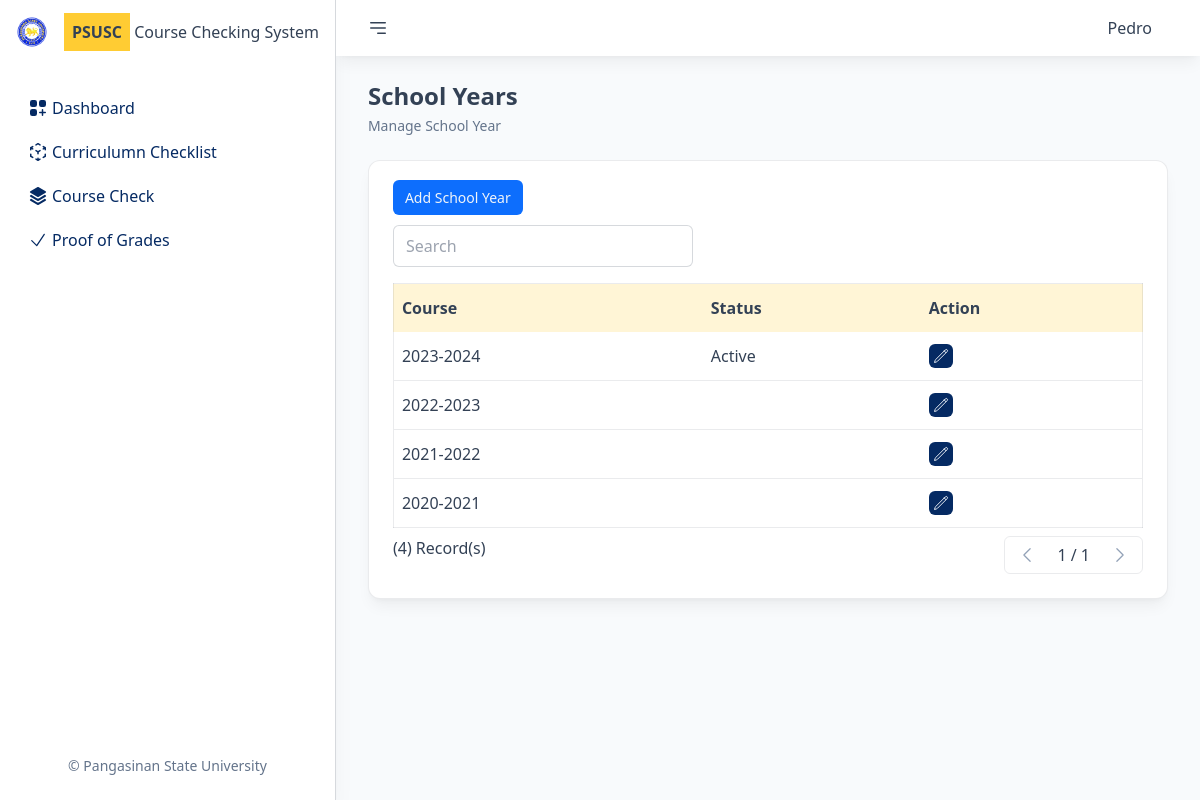
Screenshot of /schoolyears (signed in) with the database file from the repository.
### tables this page shows
CREATE TABLE `students` (
  `id` int(11) NOT NULL,
  `studNo` varchar(50) NOT NULL,
  `fname` varchar(150) NOT NULL,
  `lname` varchar(150) NOT NULL,
  `mname` varchar(150) NOT NULL,
  `email` varchar(150) NOT NULL,
  `courseId` int(11) NOT NULL,
  `currId` int(11) NOT NULL,
  `password` varchar(150) NOT NULL
);

CREATE TABLE `schoolyears` (
  `id` int(11) NOT NULL,
  `schoolyear` varchar(50) NOT NULL,
  `status` varchar(50) NOT NULL
);

### index.php (called while the page is built, shortened)
<?php
Route::contentToRender();

### Models/Student.php (called while the page is built, shortened)
<?php
class Student extends Model
{
    protected $fname;
    public function __construct($id, $studNo, $fname, $lname, $mname, $email, $courseId, $currId, $password)
    {
        $this->fname = $fname;
    }
    public function getFname()
    {
        return $this->fname;
    }
    public static function getById($value)
    {
        $m = Model::getInstance();
        $data = NULL;
        $r = $m->getOne('students', 'id', $value);
        if ($r) {
            $data = new Student(...$r);
        }
        return $data;
    }
}

### Models/Model.php (called while the page is built, shortened)
<?php
class Model
{
    private static $instance;
    private $conn;
    public static function getInstance()
    {
        if (!self::$instance) {
            self::$instance = new Model();
        }
        return self::$instance;
    }
    private function connect()
    {
        if (!$this->conn) {
            try {
                $this->conn = new \PDO("mysql:host=" . SERVER . ";dbname=" . DB_NAME . "", USERNAME, PASSWORD);
                $this->conn->setAttribute(\PDO::ATTR_ERRMODE, \PDO::ERRMODE_EXCEPTION);
            } catch (\PDOException $e) {
                throw new \PDOException("Database connection error: " . $e->getMessage());
            }
        }
    }
    protected function executeQuery($query, $params = array())
    {
        try {
            $stmt  = $this->conn->prepare($query);
            $stmt->execute($params);
            $lastInsertId = $this->conn->lastInsertId();
            $result = new \stdClass();
            $result->stmt = $stmt;
            $result->lastInsertId = $lastInsertId;
            return $result;
        } catch (\PDOException $e) {
            return $e->getMessage();
        }
    }
    public function getOne($table, $field, $id)
    {
        try {
            $stmt = $this->executeQuery("SELECT * FROM $table WHERE $field=:id", array(':id' => $id));
            return $stmt->stmt->fetch(\PDO::FETCH_ASSOC);
        } catch (\PDOException $e) {
            return $e->getMessage();
        }
    }
}

### Controllers/Controller.php (called while the page is built, shortened)
<?php
class Controller
{
    public static function usersData($id)
    {
        if ($_SESSION['user_type'] != "Student") {
            return User::getById($id);
        } else {
            return Student::getById($id);
        }
    }
}

### Models/Schoolyear.php (called while the page is built, shortened)
<?php
class Schoolyear extends Model
{
    protected $id;
    protected $schoolyear;
    protected $status;
    public function __construct($id, $schoolyear, $status)
    {
        $this->id = $id;
        $this->schoolyear = $schoolyear;
        $this->status = $status;
    }
    public function getId()
    {
        return $this->id;
    }
    public function getSchoolyear()
    {
        return $this->schoolyear;
    }
    public function getStatus()
    {
        return $this->status;
    }
    public static function getAll()
    {
        $m = Model::getInstance();
        $list = [];
        $r = $m->executeQuery('SELECT * FROM schoolyears ORDER BY schoolyear desc');
        if ($r) {
            $r = $r->stmt->fetchAll(\PDO::FETCH_ASSOC);
            foreach ($r as $v) {
                $data = new Schoolyear(...$v);
                $list[] = $data;
            }
        }
        return $list;
    }
}

### public/pages/schoolyear/schoolyearview.php (the view, shortened to what this page needs)
<?php
require_once(TEMPLATE_PATH . "/header.php");
require_once(TEMPLATE_PATH . "/nav.php");
?>
<div class="px-8">
    <div class="bg-white p-6 rounded-xl shadow-lg shadow-black/5 border border-slate-700/10">
        <div class="mb-4">
            <a href="#" data-remote="/schoolyears/create" data-size="w-full md:w-2/5 lg:w-1/5" class="pop px-3 py-2 text-sm bg-brand hover:bg-brand-dark rounded-md text-slate-100 transition-all">Add School Year</a>
        </div>
        <div class="flex flex-row items-center justify-between mb-4">
            <div class="w-full md:w-2/5">
                <input type="search" class="px-3 py-2 w-full rounded-md border border-slate-700/20 focus:outline-none  focus:ring ring-brand-light ring-offset-2" name="searchInput" id="searchInput" placeholder="Search">
            </div>
        </div>
        <div class="">
            <table class="w-full border border-slate-700/10 mb-2" id="dataTable">
                <thead>
                    <tr class="bg-accent/20 text-left ">
                        <th class="px-2 py-3">Course</th>
                        <th class="px-2 py-3">Status</th>
                        <th class=" px-2 py-3">Action</th>
                    </tr>
                </thead>
                <tbody class="divide-y divide-slate-700/10 " id="tableBody">
                    <?php
                    foreach ($schoolyears as $sy) :
                    ?>
                        <tr class="transition-all">
                            <td class="px-2 py-3"><?= $sy->getSchoolyear() ?></td>
                            <td class="px-2 py-3"><?= $sy->getStatus() ?></td>
                            <td class="px-2 py-3 flex flex-row item-center gap-2">
                                <a href="#" data-remote="/schoolyears/edit/<?= $sy->getId() ?>" data-size="w-full md:w-2/5 lg:w-1/5" class="pop text-sm bg-brand-dark hover:bg-brand-light transition-all text-slate-200 p-1 rounded-md">
                                </a>
                            </td>
                        </tr>
                    <?php
                    endforeach;
                    ?>
                </tbody>
            </table>
            <div class="flex flex-row justify-between">
                <div class="">
                    <p>(<?= sizeof($schoolyears) ?>) Record(s)</p>
                </div>
                <div class="flex flex-row gap-2 items-center rounded-md border border-slate-700/10 overflow-hidden">
                    <button onclick="prevPage()" class="px-3 py-2 disabled:text-slate-400 disabled:hover:bg-transparent hover:bg-blue-700 hover:text-white transition-all " id="prevBtn" disabled>
                        <svg xmlns="http://www.w3.org/2000/svg" fill="none" viewBox="0 0 24 24" stroke-width="1.5" stroke="currentColor" class="w-5 h-5">
                            <path stroke-linecap="round" stroke-linejoin="round" d="M15.75 19.5L8.25 12l7.5-7.5" />
                        </svg>
                    </button>
                    <span id="currentPage"></span>
                    <button onclick="nextPage()" id="nextBtn" class="px-3 py-2 disabled:text-slate-400 disabled:hover:bg-transparent hover:bg-blue-700 hover:text-white transition-all" disabled>
                        <svg xmlns="http://www.w3.org/2000/svg" fill="none" viewBox="0 0 24 24" stroke-width="1.5" stroke="currentColor" class="w-5 h-5">
                            <path stroke-linecap="round" stroke-linejoin="round" d="M8.25 4.5l7.5 7.5-7.5 7.5" />
                        </svg>
                    </button>
                </div>
            </div>
        </div>
    </div>
</div>
<?php
require_once(TEMPLATE_PATH . "/footer.php");
?>

### public/template/nav.php (shortened to what this page needs)
<aside class="flex flex-col shrink-0 justify-between w-full max-w-fit sm:w-fit lg:w-[340px]  bg-white border-r border-slate-700/20 shadow-xl shadow-black/5">
    <div class="px-4">
        <div class="py-4 flex flex-col lg:flex-row gap-4 items-center mb-6">
            <img src="/public/img/psulogo.png" class="w-8" alt="">
            <div class="hidden lg:block">
                <span class="p-2 text-base font-black text-slate-700 bg-accent">PSUSC</span> Course Checking System
            </div>
        </div>
        <div class="flex flex-col gap-1 text-brand-dark">
            <a href="/" class="relative group flex flex-col lg:flex-row lg:items-center gap-1 px-3 py-2 hover:bg-brand/10 rounded-lg <?= $GLOBALS['currentpage'] == "" ? "bg-brand/5" : "" ?>">
                <span class="hidden lg:block">Dashboard</span>
            </a>
            <?php
            if ($_SESSION['user_type'] == "Student") :
            ?>
                <a href="/myCurriculums" class="relative group flex flex-col lg:flex-row lg:items-center gap-1 px-3 py-2 hover:bg-brand/10 rounded-lg <?= $GLOBALS['currentpage'] == "mycurriculums" ? "bg-brand/5" : "" ?>">
                    <span class="hidden lg:block">Curriculumn Checklist</span>
                </a>
                <a href="/coursecheck" class="relative group flex flex-col lg:flex-row lg:items-center gap-1 px-3 py-2 hover:bg-brand/10 rounded-lg <?= $GLOBALS['currentpage'] == "coursecheck" ? "bg-brand/5" : "" ?>">
                    <span class="hidden lg:block">Course Check</span>
                </a>
                <a href="/proofs" class="relative group flex flex-col lg:flex-row lg:items-center gap-1 px-3 py-2 hover:bg-brand/10 rounded-lg <?= $GLOBALS['currentpage'] == "proof" ? "bg-brand/5" : "" ?>">
                    <svg xmlns="http://www.w3.org/2000/svg" fill="none" viewBox="0 0 24 24" stroke-width="1.5" stroke="currentColor" class="w-5 h-5">
                        <path stroke-linecap="round" stroke-linejoin="round" d="m4.5 12.75 6 6 9-13.5" />
                    </svg>
                    <span class="hidden lg:block">Proof of Grades</span>
                </a>
            <?php
            endif;
            ?>
        </div>
    </div>
    <div class="px-4 py-2 flex flex-row gap-2 justify-center items-center mb-4">
        <p class="text-sm text-slate-500">&copy; <span class="hidden lg:inline-block">Pangasinan State University</span></p>
    </div>
</aside>
<div class="relative h-screen overflow-y-auto flex-auto flex gap-6 flex-col">
    <div class="sticky top-0 px-8 py-2 flex flex-row justify-between items-center bg-white shadow-lg shadow-black/5">
        <div class="flex flex-row items-center gap-4">
            <a href="#">
            </a>
        </div>
        <div class="flex flex-row gap-4 p-2 items-center">
            <div class="relative group">
                <a href="#" class="p-2">
                    <?= $userdata->getFname() ?>
                </a>
            </div>
        </div>
    </div>
    <div class="px-8">
        <h2 class="text-2xl font-semibold mb-1"><?= ucfirst($pageTitle) ?></h2>
        <div class="text-sm text-slate-500"><?= $pageDesc ?></div>
    </div>

### rows the page displays
students: fname "Pedro"
schoolyears: schoolyear "2023-2024", status "Active"
schoolyears: schoolyear "2022-2023"
schoolyears: schoolyear "2021-2022"
schoolyears: schoolyear "2020-2021"

### other values shown
$pageTitle "School Years"
$pageDesc "Manage School Year"
sizeof($schoolyears) "4"
